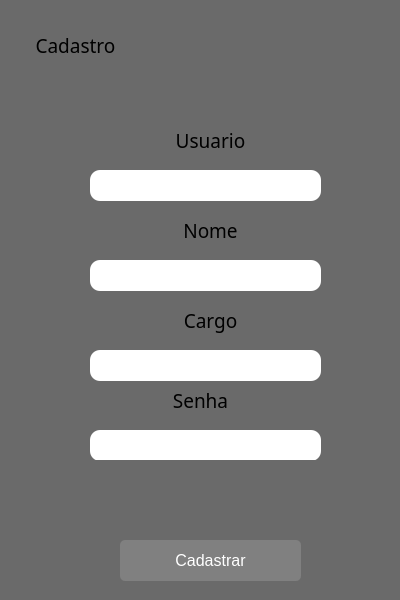
<?xml version="1.0" encoding="UTF-8"?>
<ui version="4.0">
 <class>MainWindow</class>
 <widget class="QMainWindow" name="MainWindow">
  <property name="geometry">
   <rect>
    <x>0</x>
    <y>0</y>
    <width>400</width>
    <height>600</height>
   </rect>
  </property>
  <property name="minimumSize">
   <size>
    <width>400</width>
    <height>600</height>
   </size>
  </property>
  <property name="maximumSize">
   <size>
    <width>400</width>
    <height>600</height>
   </size>
  </property>
  <property name="windowTitle">
   <string>Cadastro</string>
  </property>
  <property name="styleSheet">
   <string notr="true">background-color: rgb(106, 106, 106);</string>
  </property>
  <widget class="QWidget" name="centralwidget">
   <widget class="QLabel" name="label_2">
    <property name="geometry">
     <rect>
      <x>150</x>
      <y>380</y>
      <width>101</width>
      <height>41</height>
     </rect>
    </property>
    <property name="font">
     <font>
      <family>Arial Black</family>
      <pointsize>14</pointsize>
     </font>
    </property>
    <property name="layoutDirection">
     <enum>Qt::LeftToRight</enum>
    </property>
    <property name="text">
     <string>Senha</string>
    </property>
    <property name="alignment">
     <set>Qt::AlignCenter</set>
    </property>
   </widget>
   <widget class="QLineEdit" name="lineEdit">
    <property name="geometry">
     <rect>
      <x>90</x>
      <y>170</y>
      <width>231</width>
      <height>31</height>
     </rect>
    </property>
    <property name="styleSheet">
     <string notr="true">background-color: rgb(255, 255, 255);
border-radius:10px;</string>
    </property>
    <property name="maxLength">
     <number>2000</number>
    </property>
   </widget>
   <widget class="QLineEdit" name="lineEdit_2">
    <property name="geometry">
     <rect>
      <x>90</x>
      <y>430</y>
      <width>231</width>
      <height>31</height>
     </rect>
    </property>
    <property name="styleSheet">
     <string notr="true">background-color: rgb(255, 255, 255);
border-radius:10px;</string>
    </property>
    <property name="maxLength">
     <number>15</number>
    </property>
    <property name="echoMode">
     <enum>QLineEdit::Password</enum>
    </property>
   </widget>
   <widget class="QLabel" name="label">
    <property name="geometry">
     <rect>
      <x>160</x>
      <y>120</y>
      <width>101</width>
      <height>41</height>
     </rect>
    </property>
    <property name="font">
     <font>
      <family>Arial Black</family>
      <pointsize>14</pointsize>
     </font>
    </property>
    <property name="layoutDirection">
     <enum>Qt::LeftToRight</enum>
    </property>
    <property name="text">
     <string>Usuario</string>
    </property>
    <property name="alignment">
     <set>Qt::AlignCenter</set>
    </property>
   </widget>
   <widget class="QPushButton" name="pushButton">
    <property name="geometry">
     <rect>
      <x>120</x>
      <y>540</y>
      <width>181</width>
      <height>41</height>
     </rect>
    </property>
    <property name="font">
     <font>
      <pointsize>-1</pointsize>
      <underline>false</underline>
      <strikeout>false</strikeout>
     </font>
    </property>
    <property name="styleSheet">
     <string notr="true">QPushButton{
text-decoration: none;
border: none;
padding: 12px 40px;
font-size: 16px;
background-color: gray;
color: #fff;
border-radius: 5px;
box-shadow: 7px 6px 28px 1px rgba(0, 0, 0, 0.24);
cursor: pointer;
outline: none;
transition: 0.2s all;
}
QPushButton:pressed{
text-decoration: none;
border: none;
padding: 12px 40px;
font-size: 16px;
background-color: rgb(99, 99, 99);
color: #fff;
border-radius: 5px;
box-shadow: 7px 6px 28px 1px rgba(0, 0, 0, 0.24);
cursor: pointer;
outline: none;
transition: 0.2s all;
}
</string>
    </property>
    <property name="text">
     <string>Cadastrar</string>
    </property>
   </widget>
   <widget class="QLabel" name="label_7">
    <property name="geometry">
     <rect>
      <x>50</x>
      <y>460</y>
      <width>321</width>
      <height>31</height>
     </rect>
    </property>
    <property name="font">
     <font>
      <family>Arial Black</family>
      <pointsize>9</pointsize>
     </font>
    </property>
    <property name="styleSheet">
     <string notr="true">color: rgb(85, 255, 0);</string>
    </property>
    <property name="text">
     <string/>
    </property>
    <property name="alignment">
     <set>Qt::AlignCenter</set>
    </property>
   </widget>
   <widget class="QLabel" name="label_3">
    <property name="geometry">
     <rect>
      <x>160</x>
      <y>300</y>
      <width>101</width>
      <height>41</height>
     </rect>
    </property>
    <property name="font">
     <font>
      <family>Arial Black</family>
      <pointsize>14</pointsize>
     </font>
    </property>
    <property name="layoutDirection">
     <enum>Qt::LeftToRight</enum>
    </property>
    <property name="text">
     <string>Cargo</string>
    </property>
    <property name="alignment">
     <set>Qt::AlignCenter</set>
    </property>
   </widget>
   <widget class="QLineEdit" name="lineEdit_3">
    <property name="geometry">
     <rect>
      <x>90</x>
      <y>350</y>
      <width>231</width>
      <height>31</height>
     </rect>
    </property>
    <property name="styleSheet">
     <string notr="true">background-color: rgb(255, 255, 255);
border-radius:10px;</string>
    </property>
    <property name="maxLength">
     <number>2000</number>
    </property>
   </widget>
   <widget class="QLabel" name="label_5">
    <property name="geometry">
     <rect>
      <x>10</x>
      <y>0</y>
      <width>131</width>
      <height>91</height>
     </rect>
    </property>
    <property name="font">
     <font>
      <family>Arial Black</family>
      <pointsize>14</pointsize>
     </font>
    </property>
    <property name="text">
     <string>Cadastro</string>
    </property>
    <property name="alignment">
     <set>Qt::AlignCenter</set>
    </property>
   </widget>
   <widget class="QLabel" name="label_6">
    <property name="geometry">
     <rect>
      <x>160</x>
      <y>210</y>
      <width>101</width>
      <height>41</height>
     </rect>
    </property>
    <property name="font">
     <font>
      <family>Arial Black</family>
      <pointsize>14</pointsize>
     </font>
    </property>
    <property name="layoutDirection">
     <enum>Qt::LeftToRight</enum>
    </property>
    <property name="text">
     <string>Nome</string>
    </property>
    <property name="alignment">
     <set>Qt::AlignCenter</set>
    </property>
   </widget>
   <widget class="QLineEdit" name="lineEdit_4">
    <property name="geometry">
     <rect>
      <x>90</x>
      <y>260</y>
      <width>231</width>
      <height>31</height>
     </rect>
    </property>
    <property name="styleSheet">
     <string notr="true">background-color: rgb(255, 255, 255);
border-radius:10px;</string>
    </property>
    <property name="maxLength">
     <number>2000</number>
    </property>
   </widget>
   <widget class="QLabel" name="label_4">
    <property name="geometry">
     <rect>
      <x>50</x>
      <y>490</y>
      <width>321</width>
      <height>31</height>
     </rect>
    </property>
    <property name="font">
     <font>
      <family>Arial Black</family>
      <pointsize>9</pointsize>
     </font>
    </property>
    <property name="styleSheet">
     <string notr="true">color: rgb(255, 0, 0);</string>
    </property>
    <property name="text">
     <string/>
    </property>
    <property name="alignment">
     <set>Qt::AlignCenter</set>
    </property>
   </widget>
  </widget>
 </widget>
 <resources/>
 <connections/>
</ui>
